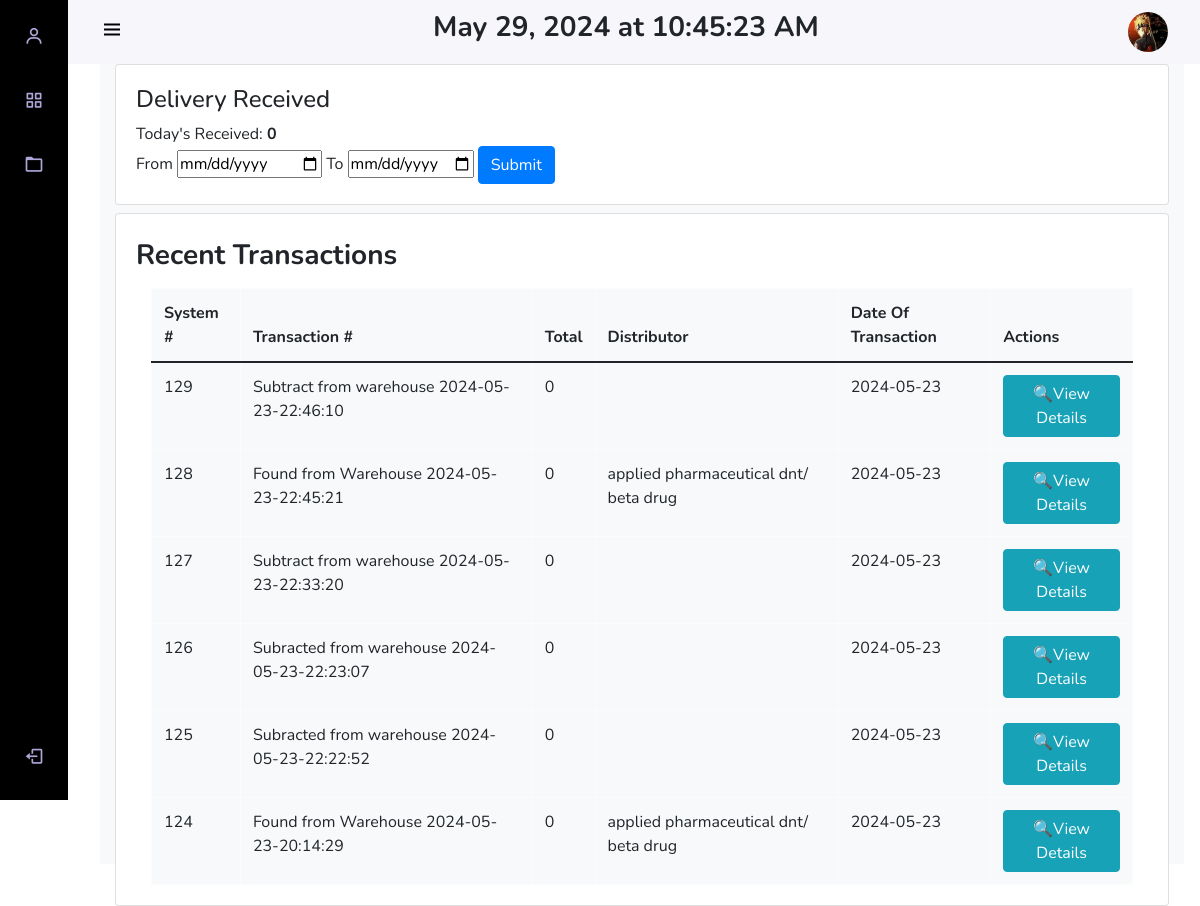
/pages/user/user_rdu.php (signed in), run on the app's committed database.
### tables this page shows
CREATE TABLE `accounts` (
  `id` int(11) NOT NULL,
  `username` varchar(50) NOT NULL,
  `password` varchar(256) DEFAULT NULL,
  `email` varchar(100) NOT NULL,
  `role_as` int(11) NOT NULL,
  `picture` varchar(255) DEFAULT NULL
);

CREATE TABLE `deliver_received` (
  `post_trans_number` int(11) NOT NULL,
  `receipt_trans_number` varchar(256) NOT NULL,
  `date_received` date NOT NULL,
  `vendor_name` varchar(255) NOT NULL,
  `total` double NOT NULL,
  `received_by` varchar(256) NOT NULL
);

### pages/user/user_rdu.php (the view, shortened to what this page needs)
<?php
include '../../database/config.php';
?>
<!DOCTYPE html>
<html lang="en">
<head>
    <?php include "user_ham.php"; ?>
    <div class="height-100 bg-light">
        <div class="col-md-12 mb-2">
            <div class="card">
                <div class="card-body">
                    <h4>Delivery Received</h4>
                    <?php
                    $today =  date("Y-m-d");
                    if (isset($_POST['submit'])) {
                        date_default_timezone_set('Asia/Manila');
                        $today =  date("Y-m-d");
                        $startDate = $_POST['startDate'];
                        $endDate = $_POST['endDate'];
                        $total_query = "SELECT SUM(total) as total_amount FROM deliver_received WHERE date_received BETWEEN '$startDate' AND '$endDate'";
                        $total_result = mysqli_query($conn, $total_query);
                        $total_row = mysqli_fetch_assoc($total_result);
                        $capital = $total_row['total_amount'];
                        echo "The Received from " . $startDate . " to " . $endDate . ":" . "<b>" . $capital . "</b>";
                    } else {
                        $today =  date("Y-m-d");
                        $total_query = "SELECT SUM(total) as total_amount FROM deliver_received WHERE date_received = '$today'";
                        $total_result = mysqli_query($conn, $total_query);
                        $total_row = mysqli_fetch_assoc($total_result);
                        $capital = $total_row['total_amount'];
                        if (empty($capital)) {
                            $capital = 0;
                        }
                        echo "Today's Received: " . "<b>" . $capital . "</b>";
                    }
                    ?>
                    <form action="" method="post">
                        <label for="">From</label>
                        <input type="date" id="startDate" name="startDate" placeholder="Start Date (YYYY/MM/DD)" pattern="\d{4}/\d{2}/\d{2}" required>
                        <label for="">To</label>
                        <input type="date" id="endDate" name="endDate" placeholder="End Date (YYYY/MM/DD)" pattern="\d{4}/\d{2}/\d{2}" required max="<?php echo $today; ?>">
                        <input type="submit" name="submit" class="btn btn-primary"></input>
                    </form>
                </div>
            </div>
        </div>
        <div class="col-md-12 mb-4">
            <div class="card">
                <div class="card-body bottom" id="content">
                    <p class="card-title text-start fs-3"><b>Recent Transactions</b></p>
                    <section class="intro">
                        <div class="gradient-custom-2 h-100">
                            <div class="mask d-flex align-items-center h-100">
                                <div class="container">
                                    <div class="row justify-content-center">
                                        <div class="col-12">
                                            <div class="table-responsive">
                                                <table class="table table-light table-bordered mb-0" style="height:46.5vh; width: 100%;">
                                                    <thead>
                                                        <t>
                                                            <th scope="col">System #</th>
                                                            <th scope="col">Transaction #</th>
                                                            <th scope="col">Total</th>
                                                            <th scope="col">Distributor</th>
                                                            <th scope="col">Date Of Transaction</th>
                                                            <th scope="col">Actions</th>
                                                    </thead>
                                                    <tbody>
                                                        <?php
                                                        $query = "SELECT * FROM deliver_received ORDER BY post_trans_number DESC LIMIT 6";
                                                        $result = mysqli_query($conn, $query);
                                                        while ($row = mysqli_fetch_assoc($result)) {
                                                        ?>
                                                            <tr>
                                                                <td><?php echo $row['post_trans_number']; ?></td>
                                                                <td class="id"><?php echo $row['receipt_trans_number']; ?></td>
                                                                <td class="total"><?php echo $row['total']; ?></td>
                                                                <td><?php echo $row['vendor_name']; ?></td>
                                                                <td class="date"><?php echo $row['date_received']; ?></td>
                                                                <td><a href='#' class='btn btn-info view_details'>🔍View Details</a></td>
                                                            </tr>
                                                        <?php
                                                        }
                                                        ?>
                                                    </tbody>
                                                </table>
                                            </div>
                                        </div>
                                    </div>
                                </div>
                            </div>
                        </div>
                    </section>
                </div>
            </div>
        </div>
    </div>
    </body>
</html>

### pages/user/user_ham.php (shortened to what this page needs)
<?php
include "../../database/config.php";
$usn = $_SESSION['user_name'];
$sql = "SELECT picture FROM accounts WHERE username = '$usn'";
$result = mysqli_query($conn, $sql);
if ($result->num_rows > 0) {
    $row = $result->fetch_assoc();
    $picture_name = $row["picture"];
}
?>
<link rel="stylesheet" href="https://code.jquery.com/ui/1.13.2/themes/base/jquery-ui.css">
<link rel="stylesheet" href="https://cdn.jsdelivr.net/npm/bootstrap@5.0.0-beta1/dist/css/bootstrap.min.css">
<link rel="stylesheet" href="https://cdn.jsdelivr.net/npm/bootstrap@5.0.0-beta1/dist/js/bootstrap.bundle.min.js">
<link rel="stylesheet" href="https://cdnjs.cloudflare.com/ajax/libs/jquery/3.2.1/jquery.min.js">
<link rel="stylesheet" href="https://cdn.jsdelivr.net/npm/boxicons@latest/css/boxicons.min.css">
<link href="https://cdn.jsdelivr.net/npm/select2@4.1.0-rc.0/dist/css/select2.min.css" rel="stylesheet" />
<link rel="stylesheet" href="https://stackpath.bootstrapcdn.com/bootstrap/4.5.2/css/bootstrap.min.css">
<link rel="stylesheet" href="https://cdn.jsdelivr.net/npm/sweetalert2@10">
</head>
<?php
if ($_SESSION['role_as'] == '2') {
    echo "
    <body>
    <body id='body-pd'>
    <header class='header' id='header'>
        <div class='header_toggle'> <i class='bx bx-menu' id='header-toggle' style='color:black !important;'></i> </div>
        <div class='header_time'>
            <h3><b><span id='current_datetime'></span></b></h3>
        </div>
        <div class='header_img'><img src='../../img/$picture_name' alt=''></div>
    </header>
    <div class='l-navbar' id='nav-bar'style = 'background-color:black!important;' >
        <nav class='nav' >
            <div>
                <a href='user_view_profile.php' class='nav_link' title='Profile'> <i class='bx bx-user nav_icon'></i> <span class='nav_name'>View Profile</span> </a>
                <div class='nav_list'>
                    <a href='user_page.php' class='nav_link active' title='Dashboard'> <i class='bx bx-grid-alt nav_icon'></i> <span class='nav_name'>Dashboard</span> </a>
                  <a href='user_frontend_view_transaction.php' class='nav_link' title='Transactions'> <i class='bx bx-folder nav_icon'></i> <span class='nav_name'>View Transactions</span> </a>
            </div>
            </div> <a href='../../actions/logout.php' class='nav_link' title='logOut'> <i class='bx bx-log-out nav_icon'></i> <span class='nav_name'>SignOut</span> </a>
        </nav>
    </div>
    ";
}
?>

### pages/user/user_ham.php (style rules this page uses)
:root { --header-height: 3rem; --nav-width: 68px; --first-color: #4723D9; --first-color-light: #AFA5D9; --white-color: #F7F6FB; --body-font: 'Nunito', sans-serif; --normal-font-size: 1rem; --z-fixed: 100 }
body { position: relative; margin: var(--header-height) 0 0 0; padding: 0 1rem; font-family: var(--body-font); font-size: var(--normal-font-size); transition: .5s }
a { text-decoration: none }
.header { width: 100%; height: var(--header-height); position: fixed; top: 0; left: 0; display: flex; align-items: center; justify-content: space-between; padding: 0 1rem; background-color: var(--white-color); z-index: var(--z-fixed); transition: .5s }
.header_toggle { color: var(--first-color); font-size: 1.5rem; cursor: pointer }
.header_img { width: 35px; height: 35px; display: flex; justify-content: center; border-radius: 50%; overflow: hidden }
.header_img img { width: 40px }
.l-navbar { position: fixed; top: 0; left: -30%; width: var(--nav-width); height: 100vh; background-color: var(--first-color); padding: .5rem 1rem 0 0; transition: .5s; z-index: var(--z-fixed) }
.nav { height: 100%; display: flex; flex-direction: column; justify-content: space-between; overflow: hidden }
.nav_logo, .nav_link { display: grid; grid-template-columns: max-content max-content; align-items: center; column-gap: 1rem; padding: .5rem 0 .5rem 1.5rem }
.nav_link { position: relative; color: var(--first-color-light); margin-bottom: 1.5rem; transition: .3s }
.nav_icon { font-size: 1.25rem }
.height-100 { height: 100vh }
@media screen and (min-width: 768px) { body { margin: calc(var(--header-height) + 1rem) 0 0 0; padding-left: calc(var(--nav-width) + 2rem) } }
@media screen and (min-width: 768px) { .header { height: calc(var(--header-height) + 1rem); padding: 0 2rem 0 calc(var(--nav-width) + 2rem) } }
@media screen and (min-width: 768px) { .header_img { width: 40px; height: 40px } }
@media screen and (min-width: 768px) { .header_img img { width: 45px } }
@media screen and (min-width: 768px) { .l-navbar { left: 0; padding: 1rem 1rem 0 0 } }

### data on the page
accounts: picture (picture)
deliver_received: post_trans_number "129", receipt_trans_number "Subtract from warehouse 2024-05-23-22:46:10", total "0", date_received "2024-05-23"
deliver_received: post_trans_number "128", receipt_trans_number "Found from Warehouse 2024-05-23-22:45:21", total "0", vendor_name "applied pharmaceutical dnt/ beta drug", date_received "2024-05-23"
deliver_received: post_trans_number "127", receipt_trans_number "Subtract from warehouse 2024-05-23-22:33:20", total "0", date_received "2024-05-23"
deliver_received: post_trans_number "126", receipt_trans_number "Subracted from warehouse 2024-05-23-22:23:07", total "0", date_received "2024-05-23"
deliver_received: post_trans_number "125", receipt_trans_number "Subracted from warehouse 2024-05-23-22:22:52", total "0", date_received "2024-05-23"
deliver_received: post_trans_number "124", receipt_trans_number "Found from Warehouse 2024-05-23-20:14:29", total "0", vendor_name "applied pharmaceutical dnt/ beta drug", date_received "2024-05-23"

### other printed values
$capital "0"
